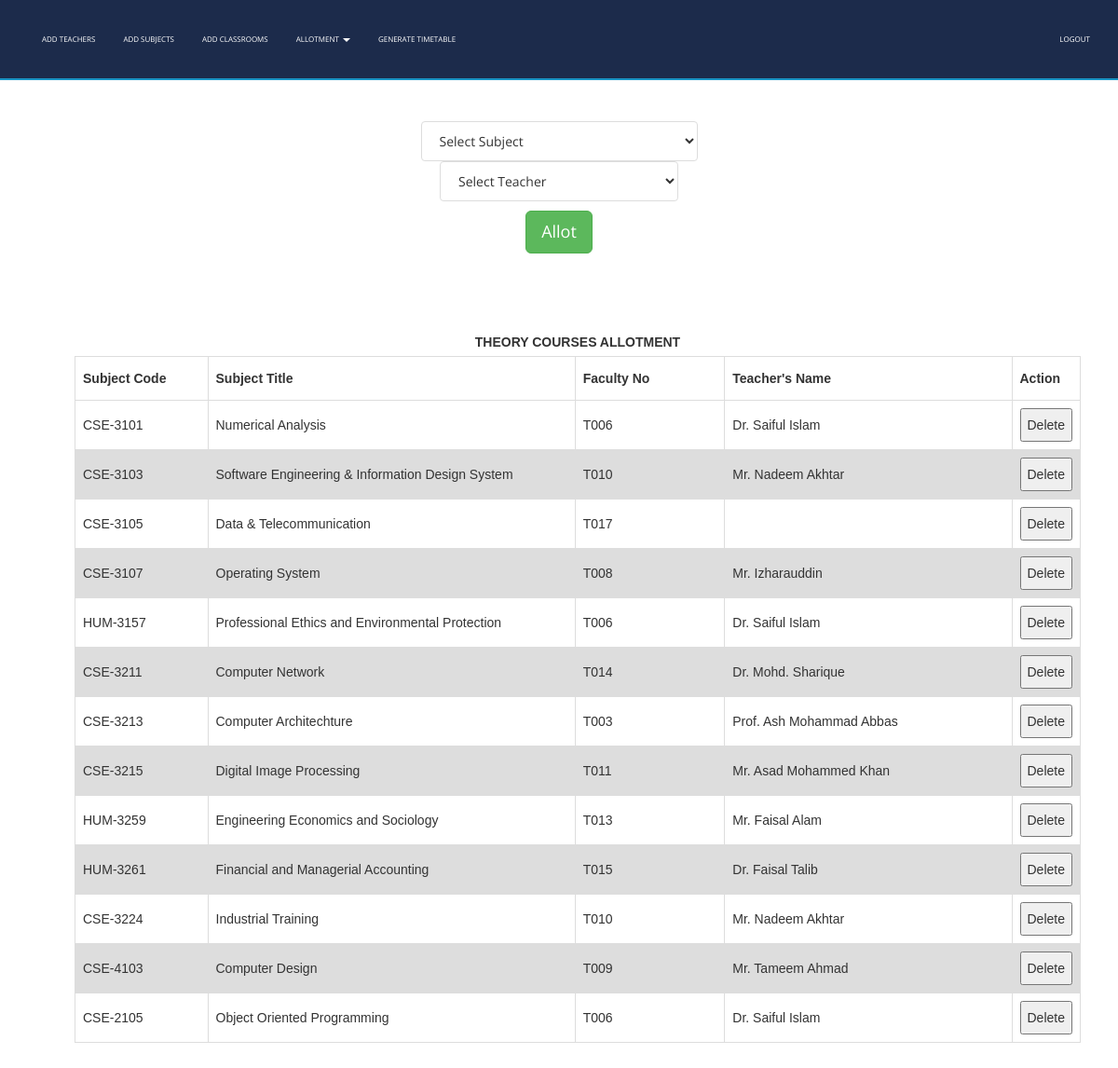
/allotsubjects.php, run on the app's committed database.
### tables this page shows
CREATE TABLE `subjects` (
  `subject_code` varchar(10) NOT NULL,
  `subject_name` varchar(50) NOT NULL,
  `course_type` varchar(15) NOT NULL,
  `semester` int(1) NOT NULL,
  `department` varchar(50) NOT NULL,
  `isAlloted` int(1) NOT NULL,
  `allotedto` text NOT NULL,
  `allotedto2` text NOT NULL,
  `allotedto3` text NOT NULL
);

CREATE TABLE `teachers` (
  `faculty_number` varchar(10) NOT NULL,
  `name` text NOT NULL,
  `alias` varchar(10) NOT NULL,
  `designation` varchar(30) NOT NULL,
  `contact_number` varchar(15) NOT NULL,
  `emailid` varchar(50) NOT NULL
);

### allotsubjects.php (the view, shortened to what this page needs)
<!DOCTYPE html>
<html xmlns="http://www.w3.org/1999/xhtml">
<head>
    <link href="assets/css/bootstrap.css" rel="stylesheet"/>
    <link href="assets/css/font-awesome.min.css" rel="stylesheet"/>
    <link href="assets/css/flexslider.css" rel="stylesheet"/>
    <link href="assets/css/style.css" rel="stylesheet"/>
</head>
<body>
<div class="navbar navbar-inverse navbar-fixed-top " id="menu">
    <div class="container">
        <div class="navbar-collapse collapse move-me">
            <ul class="nav navbar-nav navbar-left">
                <li><a href="addteachers.php">ADD TEACHERS</a></li>
                <li><a href="addsubjects.php">ADD SUBJECTS</a></li>
                <li><a href="addclassrooms.php">ADD CLASSROOMS</a></li>
                <li class="dropdown"><a class="dropdown-toggle" data-toggle="dropdown" aria-expanded="false">ALLOTMENT
                        <span class="caret"></span></a>
                </li>
                <li><a href="generatetimetable.php">GENERATE TIMETABLE</a></li>
            </ul>
            <ul class="nav navbar-nav navbar-right">
                <li><a href="home.php">LOGOUT</a></li>
            </ul>
        </div>
    </div>
</div>
<br>
<div align="center">
    <form action="allotmentFormvalidation.php" method="post" style="margin-top: 100px">
        <div style="margin-top: 5px">
            <select name="tobealloted" class="list-group-item">
                <?php
                $q = mysqli_query(mysqli_connect("localhost", "root", "", "ttms"),
                    "SELECT * FROM subjects");
                $row_count = mysqli_num_rows($q);
                if ($row_count) {
                    $mystring = '
         <option selected disabled>Select Subject</option>';
                    while ($row = mysqli_fetch_assoc($q)) {
                        if ($row['isAlloted'] == 1 || $row['course_type'] == "LAB")
                            continue;
                        $mystring .= '<option value="' . $row['subject_code'] . '">' . $row['subject_name'] . '</option>';
                    }
                    echo $mystring;
                }
                ?>
            </select>
        </div>
        <div>
            <select name="toalloted" class="list-group-item">
                <?php
                $q = mysqli_query(mysqli_connect("localhost", "root", "", "ttms"),
                    "SELECT * FROM teachers ");
                $row_count = mysqli_num_rows($q);
                if ($row_count) {
                    $mystring = '
         <option selected disabled>Select Teacher</option>';
                    while ($row = mysqli_fetch_assoc($q)) {
                        $mystring .= '<option value="' . $row['faculty_number'] . '">' . $row['name'] . '</option>';
                    }
                    echo $mystring;
                }
                ?>
            </select>
        </div>
        <div style="margin-top: 10px">
            <button type="submit" class="btn btn-success btn-lg">Allot</button>
        </div>
    </form>
</div>
<table id=allotedsubjectstable>
    <caption><strong>THEORY COURSES ALLOTMENT</strong></caption>
    <tr>
        <th width="150">Subject Code</th>
        <th width=420>Subject Title</th>
        <th width="170">Faculty No</th>
        <th width="330">Teacher's Name</th>
        <th width="40">Action</th>
    </tr>
    <tbody>
    <?php
    $q = mysqli_query(mysqli_connect("localhost", "root", "", "ttms"),
        "SELECT * FROM subjects ");
    while ($row = mysqli_fetch_assoc($q)) {
        if ($row['isAlloted'] == 0 || $row['course_type'] == 'LAB')
            continue;
        $teacher_id = $row['allotedto'];
        $t = mysqli_query(mysqli_connect("localhost", "root", "", "ttms"),
            "SELECT name FROM teachers WHERE faculty_number = '$teacher_id'");
        $trow = mysqli_fetch_assoc($t);
        echo "<tr><td>{$row['subject_code']}</td>
                    <td>{$row['subject_name']}</td>
                    <td>{$row['allotedto']}</td>
                    <td>{$trow['name']}</td>
                   <td>
                    <button>Delete</button></td>
                    </tr>\n";
    }
    ?>
    </tbody>
</table>
</body>
</html>

### assets/css/style.css (style rules this page uses)
#menu { background-color: rgba(28, 43, 75, 1); color: #fff; font-size: 8px; font-weight: 400; min-height: 40px; padding: 10px 0; border-bottom: 2px solid #1A94C4; }
.navbar-inverse { border-color: transparent; }
.navbar-inverse .navbar-nav > li > a, .navbar-inverse .navbar-nav > li > a:hover { color: #FFF; padding: 22px 15px; }

### allotsubjects.php (style rules this page uses)
table { margin-top: 80px; margin-bottom: 50px; font-family: arial, sans-serif; border-collapse: collapse; margin-left: 80px; width: 90%; }
td, th { border: 1px solid #dddddd; text-align: left; padding: 8px; }
tr:nth-child(even) { background-color: #dddddd; }

### data on the page
subjects: subject_code "CSE-3101", subject_name "Numerical Analysis", allotedto "T006", teachers.name "Dr. Saiful Islam"
subjects: subject_code "CSE-3103", subject_name "Software Engineering & Information Design System", allotedto "T010", teachers.name "Mr. Nadeem Akhtar"
subjects: subject_code "CSE-3105", subject_name "Data & Telecommunication", allotedto "T017"
subjects: subject_code "CSE-3107", subject_name "Operating System", allotedto "T008", teachers.name "Mr. Izharauddin"
subjects: subject_code "HUM-3157", subject_name "Professional Ethics and Environmental Protection", allotedto "T006", teachers.name "Dr. Saiful Islam"
subjects: subject_code "CSE-3211", subject_name "Computer Network", allotedto "T014", teachers.name "Dr. Mohd. Sharique"
subjects: subject_code "CSE-3213", subject_name "Computer Architechture", allotedto "T003", teachers.name "Prof. Ash Mohammad Abbas"
subjects: subject_code "CSE-3215", subject_name "Digital Image Processing", allotedto "T011", teachers.name "Mr. Asad Mohammed Khan"
subjects: subject_code "HUM-3259", subject_name "Engineering Economics and Sociology", allotedto "T013", teachers.name "Mr. Faisal Alam"
subjects: subject_code "HUM-3261", subject_name "Financial and Managerial Accounting", allotedto "T015", teachers.name "Dr. Faisal Talib"
subjects: subject_code "CSE-3224", subject_name "Industrial Training", allotedto "T010", teachers.name "Mr. Nadeem Akhtar"
subjects: subject_code "CSE-4103", subject_name "Computer Design", allotedto "T009", teachers.name "Mr. Tameem Ahmad"
subjects: subject_code "CSE-2105", subject_name "Object Oriented Programming", allotedto "T006", teachers.name "Dr. Saiful Islam"
